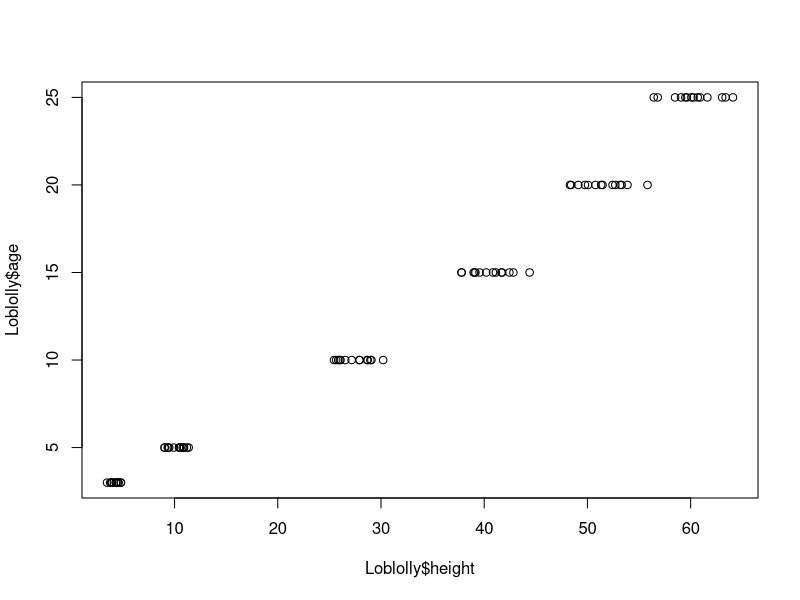
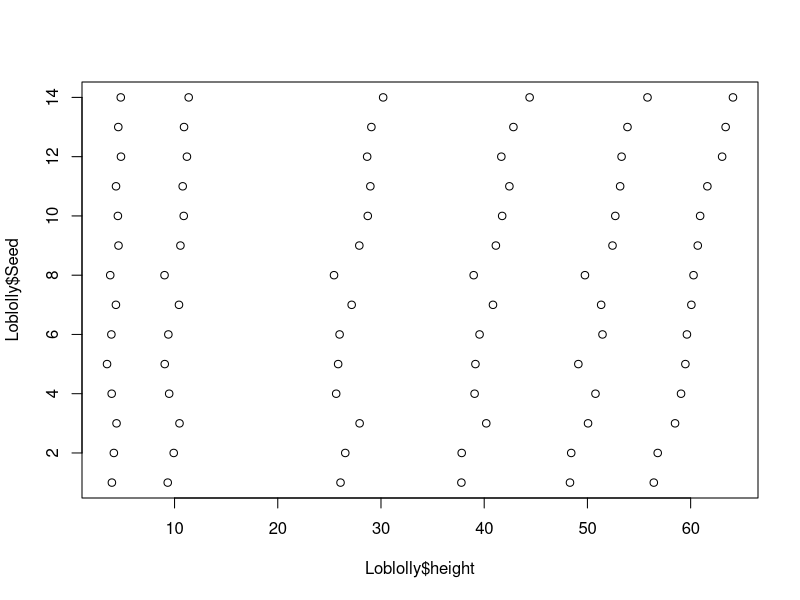
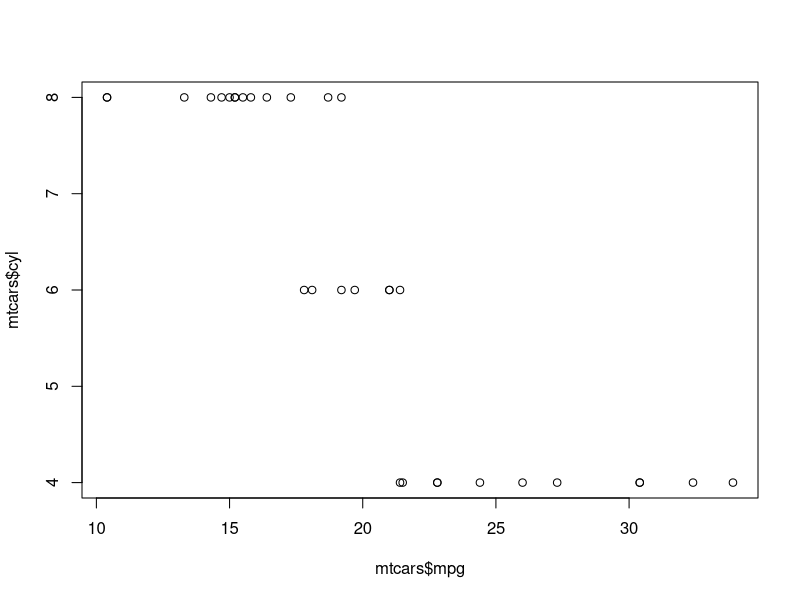

The R script that drew these images, in order:
## ---- chunk 1
data("Loblolly")

plot(x = Loblolly$height, y = Loblolly$age)
## ---- chunk 2
data("Loblolly")

plot(x = Loblolly$height, y = Loblolly$Seed)
## ---- chunk 3
data("mtcars")

plot(x = mtcars$mpg, y = mtcars$cyl)
